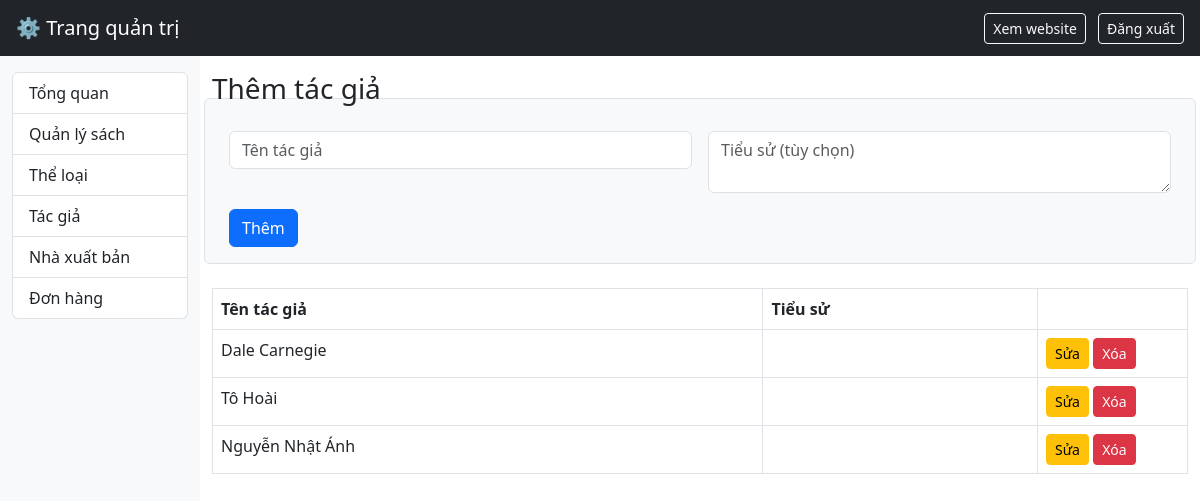
/admin/tacgia.php (signed in), run on the app's committed database.
### tables this page shows
CREATE TABLE tacgia (
  id INT AUTO_INCREMENT PRIMARY KEY,
  ten_tacgia VARCHAR(100) NOT NULL,
  tieu_su TEXT
);

### admin/tacgia.php (the view, shortened to what this page needs)
<?php require_once 'header.php'; ?>
<?php
$sua = null;
$ds = $conn->query("SELECT * FROM tacgia ORDER BY id DESC");
?>
<h3><?= $sua ? 'Sửa tác giả' : 'Thêm tác giả' ?></h3>
<form method="POST" class="row g-3 mb-4 border p-3 rounded bg-light">
    <div class="col-md-6">
        <input type="text" name="ten_tacgia" class="form-control" placeholder="Tên tác giả" required
               value="<?= htmlspecialchars($sua['ten_tacgia'] ?? '') ?>">
    </div>
    <div class="col-md-6">
        <textarea name="tieu_su" class="form-control" placeholder="Tiểu sử (tùy chọn)"><?= htmlspecialchars($sua['tieu_su'] ?? '') ?></textarea>
    </div>
    <div class="col-md-3">
        <button type="submit" class="btn btn-primary"><?= $sua ? 'Cập nhật' : 'Thêm' ?></button>
    </div>
</form>
<table class="table table-bordered">
<tr><th>Tên tác giả</th><th>Tiểu sử</th><th style="width:150px"></th></tr>
<?php while ($r = $ds->fetch_assoc()): ?>
<tr>
    <td><?= htmlspecialchars($r['ten_tacgia']) ?></td>
    <td><?= htmlspecialchars($r['tieu_su']) ?></td>
    <td>
        <a href="tacgia.php?sua=<?= $r['id'] ?>" class="btn btn-sm btn-warning">Sửa</a>
        <a href="tacgia.php?xoa=<?= $r['id'] ?>" class="btn btn-sm btn-danger" onclick="return confirm('Xóa?')">Xóa</a>
    </td>
</tr>
<?php endwhile; ?>
</table>
<?php require_once 'footer.php'; ?>

### data on the page
tacgia: ten_tacgia "Dale Carnegie"
tacgia: ten_tacgia "Tô Hoài"
tacgia: ten_tacgia "Nguyễn Nhật Ánh"
